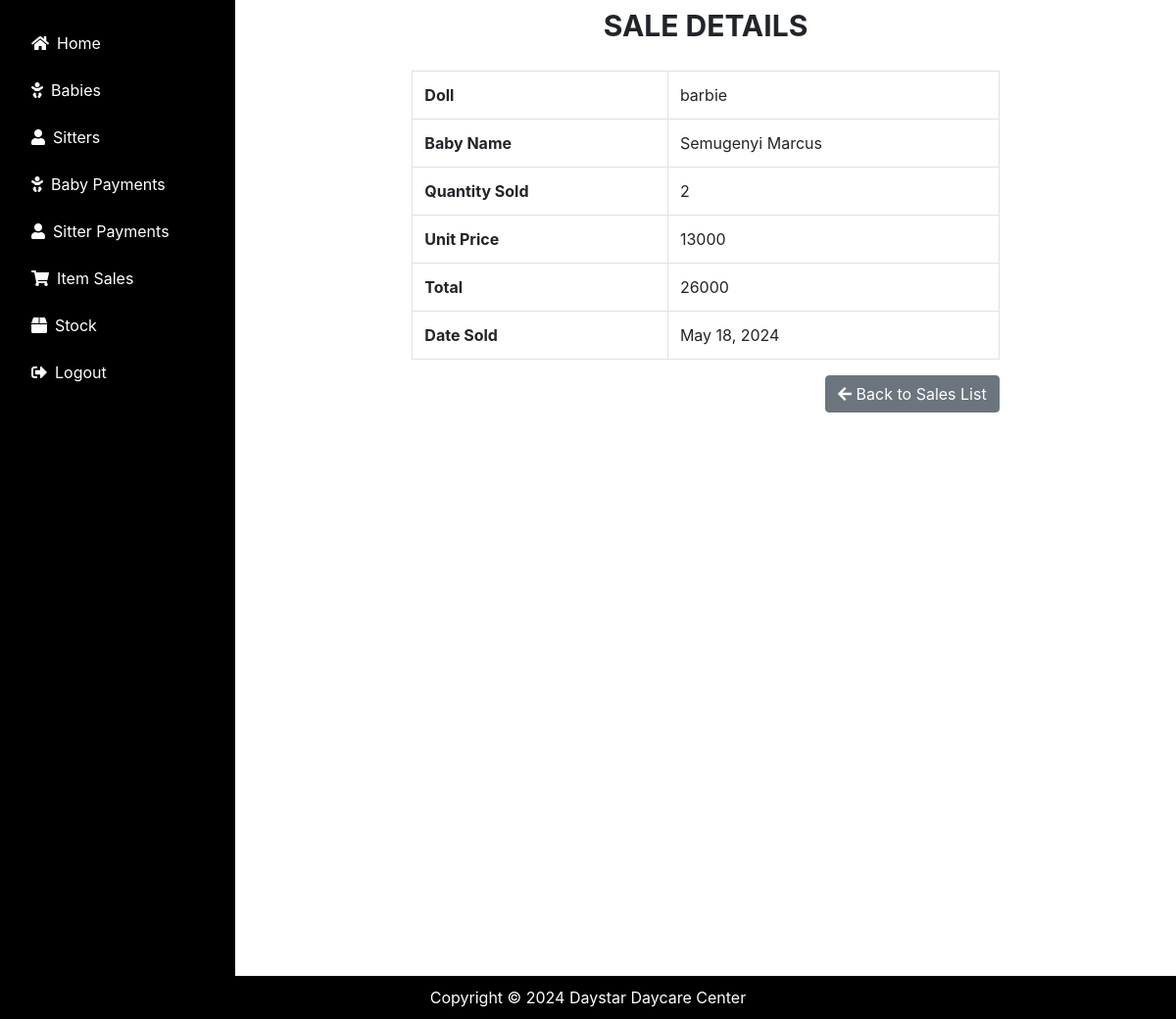
Screenshot of /sales/1/ (signed in) with the database file from the repository.
### daycare/models.py (models this page shows, shortened)
class Sales(models.Model):
    doll = models.ForeignKey('Doll', on_delete=models.CASCADE, null=False, blank=False)
    b_name = models.ForeignKey('Baby', on_delete=models.CASCADE)
    paid_by = models.CharField(max_length=200, null=True)
    quantity_sold = models.IntegerField(default=0)
    received_amount = models.IntegerField(default=0)
    date_sold = models.DateField(default=timezone.now)
    unit_price = models.IntegerField(default=0)
    @property
    def comp_total(self):
        return self.quantity_sold * self.unit_price

class Doll(models.Model):
    t_name = models.ForeignKey(Doll_type,on_delete=models.CASCADE,null=True, blank=True)
    doll_name = models.CharField(max_length=200,null=True, blank=True)
    quantity = models.IntegerField(default=0)
    color = models.CharField(max_length=200,null=True, blank=True)
    size = models.CharField(max_length=200,null=True, blank=True)
    quantity_issued = models.IntegerField(default=0,null=True, blank=True)
    quantity_received = models.IntegerField(default=0,null=True, blank=True)
    unit_price = models.IntegerField(default=0,null=True, blank=True)
    date = models.DateField(default=timezone.now)
    def __str__(self):
        return self.doll_name

class Baby(models.Model):
    GENDER_CHOICES = [
        ('M', 'Male'),
        ('F', 'Female')
    ]
    b_name = models.CharField(max_length=20)
    gender = models.CharField(max_length=10, choices=GENDER_CHOICES)
    age = models.IntegerField()
    location = models.CharField(max_length=50, default='')
    parents_names = models.CharField(max_length=50)
    fee_in_SHS = models.IntegerField()
    assigned_to = models.ForeignKey(Sitterattendance, on_delete=models.CASCADE)
    period_of_stay = models.ForeignKey(Staytype, on_delete=models.CASCADE)
    brought_by = models.CharField(max_length=200)
    baby_number = models.CharField(max_length=200, unique=True, blank=False, null=True)
    time_in = models.DateTimeField(auto_now_add=True)
    def __str__(self):
        return self.b_name

### daycare/views.py (the view)
# urls.py: path('sales/<int:sales_id>/', views.view_sales, name='view_sales'),
@login_required
def view_sales(request, sales_id):
    sales = get_object_or_404(Sales, pk=sales_id)
    return render(request, 'daycare/sales_detail.html', {'sales': sales})

### daycare/templates/daycare/sales_detail.html
{% extends 'daycare/base.html' %}
{% block content %}
<div class="container">
    <h1 class="mb-4" style="text-align: center; font-size: 30px;"><b>SALE DETAILS</b></h1>
    <div class="row">
        <div class="col-md-8 offset-md-2">
            <table class="table table-bordered mt-1">
                <tbody>
                    <tr>
                        <th>Doll</th>
                        <td>{{ sales.doll }}</td>
                    </tr>
                    <tr>
                        <th>Baby Name</th>
                        <td>{{ sales.b_name }}</td>
                    </tr>
                    <tr>
                        <th>Quantity Sold</th>
                        <td>{{ sales.quantity_sold }}</td>
                    </tr>
                    <tr>
                        <th>Unit Price</th>
                        <td>{{ sales.unit_price }}</td>
                    </tr>
                    <tr>
                        <th>Total</th>
                        <td>{{ sales.comp_total }}</td>
                    </tr>
                    <tr>
                        <th>Date Sold</th>
                        <td>{{ sales.date_sold }}</td>
                    </tr>
                </tbody>
            </table>
            <div class="text-right">
                <a href="{% url 'list_sales' %}" class="btn btn-secondary"><i class="fas fa-arrow-left"></i> Back to Sales List</a>
            </div>
        </div>
    </div>
</div>
{% endblock %}

### daycare/templates/daycare/base.html (style rules this page uses)
body { margin: 0; padding-bottom: 60px; overflow-x: hidden; }

### rows the page displays
Sales: doll "barbie", b_name "Semugenyi Marcus", quantity_sold "2", unit_price "13000", comp_total "26000", date_sold "May 18, 2024"
